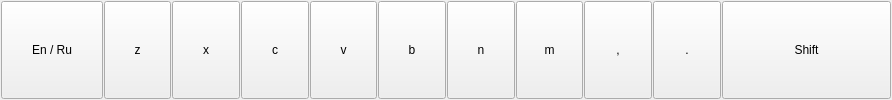
       <widget class="QFrame" name="frame_6">
        <property name="minimumSize">
         <size>
          <width>1</width>
          <height>0</height>
         </size>
        </property>
        <property name="frameShape">
         <enum>QFrame::NoFrame</enum>
        </property>
        <property name="frameShadow">
         <enum>QFrame::Raised</enum>
        </property>
        <layout class="QGridLayout" name="gridLayout_4" rowstretch="0" columnstretch="3,2,2,2,2,2,2,2,2,2,5">
         <property name="leftMargin">
          <number>1</number>
         </property>
         <property name="topMargin">
          <number>1</number>
         </property>
         <property name="rightMargin">
          <number>1</number>
         </property>
         <property name="bottomMargin">
          <number>1</number>
         </property>
         <property name="horizontalSpacing">
          <number>1</number>
         </property>
         <item row="0" column="5">
          <widget class="QPushButton" name="bnB">
           <property name="sizePolicy">
            <sizepolicy hsizetype="Preferred" vsizetype="Preferred">
             <horstretch>0</horstretch>
             <verstretch>0</verstretch>
            </sizepolicy>
           </property>
           <property name="minimumSize">
            <size>
             <width>1</width>
             <height>1</height>
            </size>
           </property>
           <property name="maximumSize">
            <size>
             <width>16777215</width>
             <height>16777215</height>
            </size>
           </property>
           <property name="font">
            <font>
             <kerning>true</kerning>
            </font>
           </property>
           <property name="text">
            <string>b</string>
           </property>
           <property name="iconSize">
            <size>
             <width>16</width>
             <height>16</height>
            </size>
           </property>
           <property name="flat">
            <bool>false</bool>
           </property>
          </widget>
         </item>
         <item row="0" column="8">
          <widget class="QPushButton" name="bnComma">
           <property name="sizePolicy">
            <sizepolicy hsizetype="Preferred" vsizetype="Preferred">
             <horstretch>0</horstretch>
             <verstretch>0</verstretch>
            </sizepolicy>
           </property>
           <property name="minimumSize">
            <size>
             <width>1</width>
             <height>1</height>
            </size>
           </property>
           <property name="maximumSize">
            <size>
             <width>16777215</width>
             <height>16777215</height>
            </size>
           </property>
           <property name="font">
            <font>
             <kerning>true</kerning>
            </font>
           </property>
           <property name="text">
            <string>,</string>
           </property>
           <property name="iconSize">
            <size>
             <width>16</width>
             <height>16</height>
            </size>
           </property>
           <property name="flat">
            <bool>false</bool>
           </property>
          </widget>
         </item>
         <item row="0" column="6">
          <widget class="QPushButton" name="bnN">
           <property name="sizePolicy">
            <sizepolicy hsizetype="Preferred" vsizetype="Preferred">
             <horstretch>0</horstretch>
             <verstretch>0</verstretch>
            </sizepolicy>
           </property>
           <property name="minimumSize">
            <size>
             <width>1</width>
             <height>1</height>
            </size>
           </property>
           <property name="maximumSize">
            <size>
             <width>16777215</width>
             <height>16777215</height>
            </size>
           </property>
           <property name="font">
            <font>
             <kerning>true</kerning>
            </font>
           </property>
           <property name="text">
            <string>n</string>
           </property>
           <property name="iconSize">
            <size>
             <width>16</width>
             <height>16</height>
            </size>
           </property>
           <property name="flat">
            <bool>false</bool>
           </property>
          </widget>
         </item>
         <item row="0" column="4">
          <widget class="QPushButton" name="bnV">
           <property name="sizePolicy">
            <sizepolicy hsizetype="Preferred" vsizetype="Preferred">
             <horstretch>0</horstretch>
             <verstretch>0</verstretch>
            </sizepolicy>
           </property>
           <property name="minimumSize">
            <size>
             <width>1</width>
             <height>1</height>
            </size>
           </property>
           <property name="maximumSize">
            <size>
             <width>16777215</width>
             <height>16777215</height>
            </size>
           </property>
           <property name="font">
            <font>
             <kerning>true</kerning>
            </font>
           </property>
           <property name="text">
            <string>v</string>
           </property>
           <property name="iconSize">
            <size>
             <width>16</width>
             <height>16</height>
            </size>
           </property>
           <property name="flat">
            <bool>false</bool>
           </property>
          </widget>
         </item>
         <item row="0" column="9">
          <widget class="QPushButton" name="bnDot">
           <property name="sizePolicy">
            <sizepolicy hsizetype="Preferred" vsizetype="Preferred">
             <horstretch>0</horstretch>
             <verstretch>0</verstretch>
            </sizepolicy>
           </property>
           <property name="minimumSize">
            <size>
             <width>1</width>
             <height>1</height>
            </size>
           </property>
           <property name="maximumSize">
            <size>
             <width>16777215</width>
             <height>16777215</height>
            </size>
           </property>
           <property name="font">
            <font>
             <kerning>true</kerning>
            </font>
           </property>
           <property name="text">
            <string>.</string>
           </property>
           <property name="iconSize">
            <size>
             <width>16</width>
             <height>16</height>
            </size>
           </property>
           <property name="flat">
            <bool>false</bool>
           </property>
          </widget>
         </item>
         <item row="0" column="10">
          <widget class="QPushButton" name="bnSpecialShift">
           <property name="sizePolicy">
            <sizepolicy hsizetype="Preferred" vsizetype="Preferred">
             <horstretch>0</horstretch>
             <verstretch>0</verstretch>
            </sizepolicy>
           </property>
           <property name="minimumSize">
            <size>
             <width>1</width>
             <height>1</height>
            </size>
           </property>
           <property name="maximumSize">
            <size>
             <width>16777215</width>
             <height>16777215</height>
            </size>
           </property>
           <property name="font">
            <font>
             <kerning>true</kerning>
            </font>
           </property>
           <property name="styleSheet">
            <string notr="true"/>
           </property>
           <property name="text">
            <string>Shift</string>
           </property>
           <property name="iconSize">
            <size>
             <width>16</width>
             <height>16</height>
            </size>
           </property>
           <property name="flat">
            <bool>false</bool>
           </property>
          </widget>
         </item>
         <item row="0" column="7">
          <widget class="QPushButton" name="bnM">
           <property name="sizePolicy">
            <sizepolicy hsizetype="Preferred" vsizetype="Preferred">
             <horstretch>0</horstretch>
             <verstretch>0</verstretch>
            </sizepolicy>
           </property>
           <property name="minimumSize">
            <size>
             <width>1</width>
             <height>1</height>
            </size>
           </property>
           <property name="maximumSize">
            <size>
             <width>16777215</width>
             <height>16777215</height>
            </size>
           </property>
           <property name="font">
            <font>
             <kerning>true</kerning>
            </font>
           </property>
           <property name="text">
            <string>m</string>
           </property>
           <property name="iconSize">
            <size>
             <width>16</width>
             <height>16</height>
            </size>
           </property>
           <property name="flat">
            <bool>false</bool>
           </property>
          </widget>
         </item>
         <item row="0" column="1">
          <widget class="QPushButton" name="bnZ">
           <property name="sizePolicy">
            <sizepolicy hsizetype="Preferred" vsizetype="Preferred">
             <horstretch>0</horstretch>
             <verstretch>0</verstretch>
            </sizepolicy>
           </property>
           <property name="minimumSize">
            <size>
             <width>1</width>
             <height>1</height>
            </size>
           </property>
           <property name="maximumSize">
            <size>
             <width>16777215</width>
             <height>16777215</height>
            </size>
           </property>
           <property name="font">
            <font>
             <kerning>true</kerning>
            </font>
           </property>
           <property name="text">
            <string>z</string>
           </property>
           <property name="iconSize">
            <size>
             <width>16</width>
             <height>16</height>
            </size>
           </property>
           <property name="flat">
            <bool>false</bool>
           </property>
          </widget>
         </item>
         <item row="0" column="2">
          <widget class="QPushButton" name="bnX">
           <property name="sizePolicy">
            <sizepolicy hsizetype="Preferred" vsizetype="Preferred">
             <horstretch>0</horstretch>
             <verstretch>0</verstretch>
            </sizepolicy>
           </property>
           <property name="minimumSize">
            <size>
             <width>1</width>
             <height>1</height>
            </size>
           </property>
           <property name="maximumSize">
            <size>
             <width>16777215</width>
             <height>16777215</height>
            </size>
           </property>
           <property name="font">
            <font>
             <kerning>true</kerning>
            </font>
           </property>
           <property name="text">
            <string>x</string>
           </property>
           <property name="iconSize">
            <size>
             <width>16</width>
             <height>16</height>
            </size>
           </property>
           <property name="flat">
            <bool>false</bool>
           </property>
          </widget>
         </item>
         <item row="0" column="3">
          <widget class="QPushButton" name="bnC">
           <property name="sizePolicy">
            <sizepolicy hsizetype="Preferred" vsizetype="Preferred">
             <horstretch>0</horstretch>
             <verstretch>0</verstretch>
            </sizepolicy>
           </property>
           <property name="minimumSize">
            <size>
             <width>1</width>
             <height>1</height>
            </size>
           </property>
           <property name="maximumSize">
            <size>
             <width>16777215</width>
             <height>16777215</height>
            </size>
           </property>
           <property name="font">
            <font>
             <kerning>true</kerning>
            </font>
           </property>
           <property name="text">
            <string>c</string>
           </property>
           <property name="iconSize">
            <size>
             <width>16</width>
             <height>16</height>
            </size>
           </property>
           <property name="flat">
            <bool>false</bool>
           </property>
          </widget>
         </item>
         <item row="0" column="0">
          <widget class="QPushButton" name="bnSpecialLayout">
           <property name="sizePolicy">
            <sizepolicy hsizetype="Preferred" vsizetype="Preferred">
             <horstretch>0</horstretch>
             <verstretch>0</verstretch>
            </sizepolicy>
           </property>
           <property name="minimumSize">
            <size>
             <width>1</width>
             <height>1</height>
            </size>
           </property>
           <property name="maximumSize">
            <size>
             <width>16777215</width>
             <height>16777215</height>
            </size>
           </property>
           <property name="font">
            <font>
             <kerning>true</kerning>
            </font>
           </property>
           <property name="styleSheet">
            <string notr="true"/>
           </property>
           <property name="text">
            <string>En / Ru</string>
           </property>
           <property name="iconSize">
            <size>
             <width>16</width>
             <height>16</height>
            </size>
           </property>
           <property name="flat">
            <bool>false</bool>
           </property>
          </widget>
         </item>
        </layout>
       </widget>
